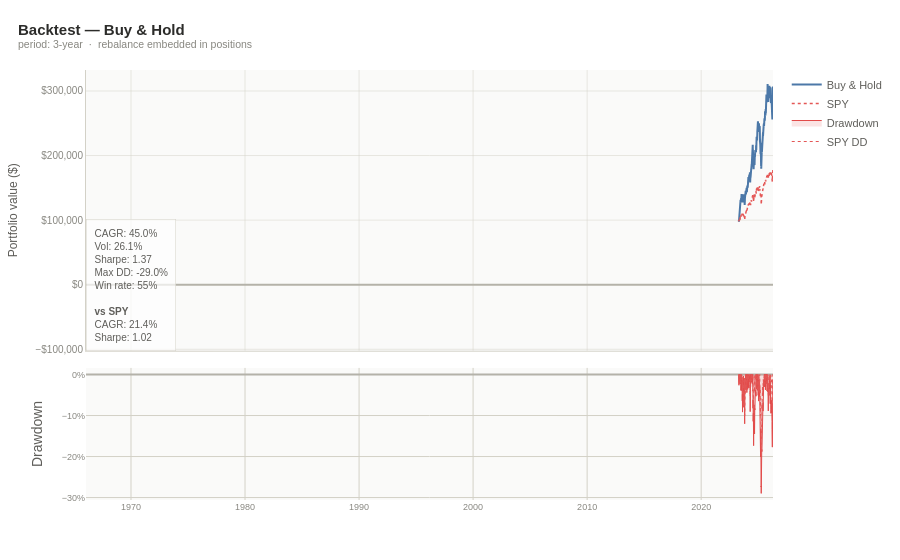

Write notebook code for a chart like this one.
### Code cell
from modules import backtest, plots

mag7 = ["AAPL", "MSFT", "NVDA", "GOOGL", "META", "AMZN", "TSLA"]

result = backtest.run(
    quant, mag7,
    strategy=backtest.buy_and_hold(),   # equal weight, no rebalancing cost
    period="3y",
    rebalance="monthly",                # rebalance back to equal weight monthly
    transaction_cost_bps=5,
    benchmark="SPY",
)

print(result)                           # CAGR, Sharpe, Max DD vs SPY
print(result.metrics_df())              # side-by-side table
plots.backtest(result).show()           # equity curve + drawdown panel

### Figure 1 — Plotly figure (JSON) as saved in the notebook; plotly's stock layout.template omitted (floating-point values rounded to 4 significant figures; data arrays with more than 128 entries replaced by an {"elided": "..."} marker saying what was removed)
{"data": [{"hovertemplate": "%{x|%Y-%m-%d}<br>Buy & Hold: %{y:$,.0f}<extra></extra>", "line": {"color": "#4C78A8", "width": 2}, "mode": "lines", "name": "Buy & Hold", "x": {"elided": "752 str values"}, "y": {"elided": "752 float values"}, "type": "scatter", "xaxis": "x", "yaxis": "y"}, {"hovertemplate": "%{x|%Y-%m-%d}<br>SPY: %{y:$,.0f}<extra></extra>", "line": {"color": "#E45756", "dash": "dot", "width": 1.5}, "mode": "lines", "name": "SPY", "x": {"elided": "752 str values"}, "y": {"elided": "752 float values"}, "type": "scatter", "xaxis": "x", "yaxis": "y"}, {"fill": "tozeroy", "fillcolor": "rgba(226,75,74,0.15)", "hovertemplate": "%{x|%Y-%m-%d}<br>Drawdown: %{y:.1%}<extra></extra>", "line": {"color": "#E24B4A", "width": 1}, "mode": "lines", "name": "Drawdown", "x": {"elided": "752 str values"}, "y": {"elided": "752 float values"}, "type": "scatter", "xaxis": "x2", "yaxis": "y2"}, {"hovertemplate": "%{x|%Y-%m-%d}<br>DD: %{y:.1%}<extra></extra>", "line": {"color": "#E45756", "dash": "dot", "width": 1}, "mode": "lines", "name": "SPY DD", "x": {"elided": "752 str values"}, "y": {"elided": "752 float values"}, "type": "scatter", "xaxis": "x2", "yaxis": "y2"}], "layout": {"xaxis": {"anchor": "y", "domain": [0.0, 1.0], "matches": "x2", "showticklabels": false, "tickfont": {"size": 10, "color": "#888780"}, "gridcolor": "#D3D1C7", "title": {"font": {"size": 12, "color": "#5F5E5A"}}, "gridwidth": 0.5, "linecolor": "#D3D1C7", "zerolinecolor": "#B4B2A9"}, "yaxis": {"anchor": "x", "domain": [0.3472, 1.0], "title": {"text": "Portfolio value ($)", "font": {"size": 12, "color": "#5F5E5A"}}, "tickfont": {"size": 10, "color": "#888780"}, "tickformat": "$,.0f", "gridcolor": "#D3D1C7", "zerolinecolor": "#B4B2A9", "gridwidth": 0.5, "linecolor": "#D3D1C7"}, "xaxis2": {"anchor": "y2", "domain": [0.0, 1.0], "tickfont": {"size": 9, "color": "#888780"}, "gridcolor": "#D3D1C7"}, "yaxis2": {"anchor": "x2", "domain": [0.0, 0.3072], "title": {"text": "Drawdown"}, "tickfont": {"size": 9, "color": "#888780"}, "tickformat": ".0%", "gridcolor": "#D3D1C7", "zerolinecolor": "#B4B2A9"}, "annotations": [{"align": "left", "bgcolor": "rgba(255,255,255,0.7)", "bordercolor": "#D3D1C7", "borderpad": 8, "borderwidth": 0.5, "font": {"color": "#5F5E5A", "size": 10}, "showarrow": false, "text": "CAGR: 45.0%<br>Vol: 26.1%<br>Sharpe: 1.37<br>Max DD: -29.0%<br>Win rate: 55%<br><br><b>vs SPY</b><br>CAGR: 21.4%<br>Sharpe: 1.02", "x": 0.01, "xref": "x", "y": 0.97, "yref": "y"}], "font": {"family": "sans-serif", "color": "#5F5E5A", "size": 12}, "hoverlabel": {"font": {"size": 12}, "bgcolor": "white"}, "margin": {"l": 60, "r": 40, "t": 70, "b": 60}, "legend": {"font": {"size": 11}, "bgcolor": "rgba(0,0,0,0)", "borderwidth": 0}, "title": {"font": {"size": 15, "color": "#2C2C2A"}, "text": "<b>Backtest — Buy & Hold</b><br><sup style='color:#888780'>period: 3-year  ·  rebalance embedded in positions</sup>", "x": 0.02}, "paper_bgcolor": "rgba(0,0,0,0)", "plot_bgcolor": "#FAFAF9", "hovermode": "x unified"}}
